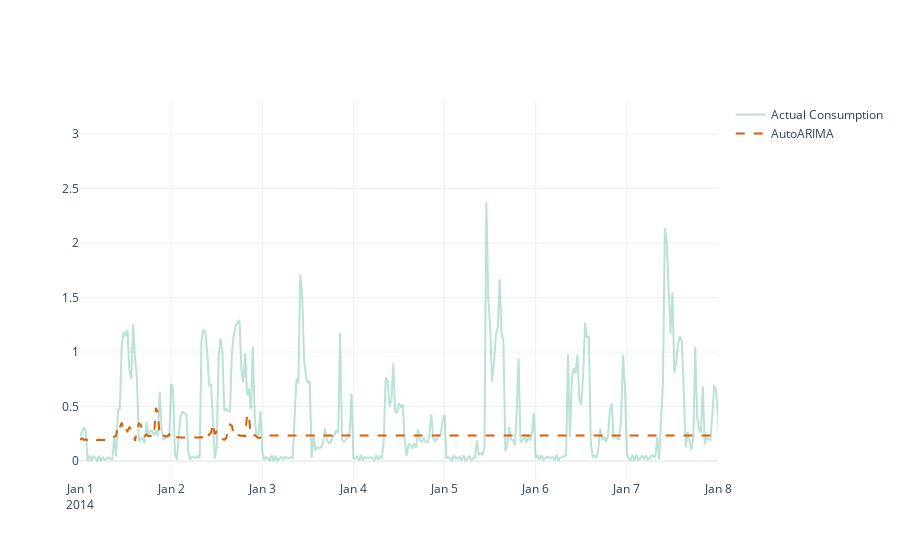

The code cell stored with this chart in its notebook:
### Markdown cell above
autoregressive integrated moving average (ARIMA) - AutoARIMA

### Code cell
# AutoARIMA() use automatic way of iterating through the different parameters to find the best p, d, q and P, D, Q
#             can be quite slow for long ts, NIXTLA claims to have the fastest and most accurate version

from statsforecast.models import AutoARIMA

model = AutoARIMA(max_p=2, max_d=1, max_q=2, max_P=2, max_D=1, max_Q=2, stepwise=True, season_length=48)
display_name = ['AutoARIMA']

results, metrics = (
    evaluate_performance(
        ts_train, 
        ts_val, 
        models = [model], 
        metrics = [mase, mae, mse, rmse, smape,forecast_bias], 
        freq = freq,
        level = [] ,
        id_col = 'LCLid',
        time_col = 'timestamp',
        target_col = 'energy_consumption',
        h = len(ts_val),
        metric_df=metrics  # Pass None or an existing DataFrame if you want to append results
        )
)

# evaluation metrics
display(metrics)

# plot
fig = plot_forecast(results, forecast_columns=display_name, forecast_display_names=display_name, timestamp_col ='timestamp')
fig.update_xaxes(type="date", range=["2014-01-01", "2014-01-08"])
fig.show()

### Figure 1 — Plotly figure (JSON) as saved in the notebook; plotly's stock layout.template omitted (floating-point values rounded to 4 significant figures; data arrays with more than 128 entries replaced by an {"elided": "..."} marker saying what was removed)
{"data": [{"line": {"color": "rgba(27,158,119, 0.3)"}, "mode": "lines", "name": "Actual Consumption", "type": "scatter", "x": {"elided": "1488 str values"}, "y": {"elided": "1488 float values"}}, {"line": {"color": "rgba(217,95,2, 1)", "dash": "dash"}, "mode": "lines", "name": "AutoARIMA", "type": "scatter", "x": {"elided": "1488 str values"}, "y": {"elided": "1488 float values"}}], "layout": {"xaxis": {"range": ["2014-01-01", "2014-01-08"], "type": "date"}}}
